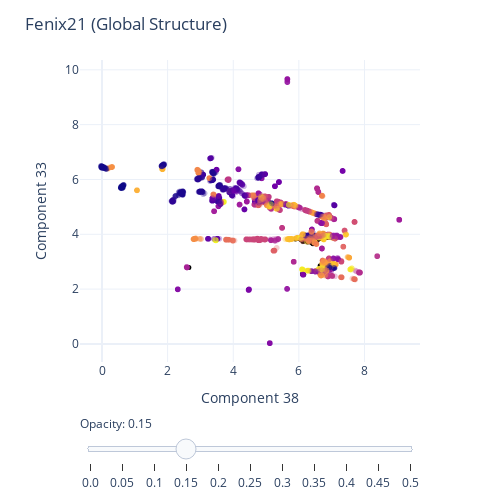

The cell this chart's notebook holds for it:
### Markdown cell above
### n dimensions

### Code cell
# Highest-importance features (set var to easily change vis)
dim1 = "Component 38" # 31 38
dim2 = "Component 33" # 13 33

# Plot the training points
fig = px.scatter(
    data_frame = train_df,
    x = dim1,
    y = dim2, 
    color = "KMeans Cluster",
    hover_data = ["taxon_id", "Target", "Media Cluster"],
    opacity = 0.3
) 

# Add the test points as a scatter trace
fig.add_trace(
    go.Scatter(
        x=test_df[dim1],  # x coordinates
        y=test_df[dim2],  # y coordinates
        mode='markers',
        marker=dict(
            color='black',  
            size=5,  
            opacity=1.0 
        ),
        text=test_df["taxon_id"]  # marker hover text
    )
)

# Opacity slider
steps = []
for i in range(11):  # 0 to 1 in steps of 0.1
    step = dict(
        method="restyle",
        args=[{"marker.opacity": [i/20]}, [0]],  # Adjust opacity of the first trace only
        label=str(i/20)
    )
    steps.append(step)
sliders = [dict(
    active=3,  # initial value corresponding to opacity=0.3
    currentvalue={"prefix": "Opacity: "},
    pad={"t": 50},
    steps=steps
)]

# Make pretty
fig.update_coloraxes(showscale=False)
fig.update_layout(
    sliders=sliders,
    title="Fenix21 (Global Structure)", # Local => limit axis ranges
    template="plotly_white",
    showlegend=False,
    width=500, 
    height=500 #auotfit?
)

#fig.update_yaxes(range=[2.25, 4.25])
#fig.update_xaxes(range=[2, 8])

fig.show()

### Figure 1 — Plotly figure (JSON) as saved in the notebook; plotly's stock layout.template omitted (floating-point values rounded to 4 significant figures; data arrays with more than 128 entries replaced by an {"elided": "..."} marker saying what was removed)
{"data": [{"customdata": {"elided": "8464x3 mixed values"}, "hovertemplate": "Component 38=%{x}<br>Component 33=%{y}<br>taxon_id=%{customdata[0]}<br>Target=%{customdata[1]}<br>Media Cluster=%{customdata[2]}<br>KMeans Cluster=%{marker.color}<extra></extra>", "legendgroup": "", "marker": {"color": {"elided": "8464 int values"}, "coloraxis": "coloraxis", "opacity": 0.3, "symbol": "circle"}, "mode": "markers", "name": "", "showlegend": false, "type": "scattergl", "x": {"elided": "8464 float values"}, "xaxis": "x", "y": {"elided": "8464 float values"}, "yaxis": "y"}, {"marker": {"color": "black", "opacity": 1, "size": 5}, "mode": "markers", "text": {"elided": "247 str values"}, "type": "scatter", "x": {"elided": "247 float values"}, "y": {"elided": "247 float values"}}], "layout": {"coloraxis": {"colorbar": {"title": {"text": "KMeans Cluster"}}, "colorscale": [[0, "#0d0887"], [0.1111, "#46039f"], [0.2222, "#7201a8"], [0.3333, "#9c179e"], [0.4444, "#bd3786"], [0.5556, "#d8576b"], [0.6667, "#ed7953"], [0.7778, "#fb9f3a"], [0.8889, "#fdca26"], [1, "#f0f921"]], "showscale": false}, "height": 500, "legend": {"tracegroupgap": 0}, "margin": {"t": 60}, "showlegend": false, "sliders": [{"active": 3, "currentvalue": {"prefix": "Opacity: "}, "pad": {"t": 50}, "steps": [{"args": [{"marker.opacity": [0]}, [0]], "label": "0.0", "method": "restyle"}, {"args": [{"marker.opacity": [0.05]}, [0]], "label": "0.05", "method": "restyle"}, {"args": [{"marker.opacity": [0.1]}, [0]], "label": "0.1", "method": "restyle"}, {"args": [{"marker.opacity": [0.15]}, [0]], "label": "0.15", "method": "restyle"}, {"args": [{"marker.opacity": [0.2]}, [0]], "label": "0.2", "method": "restyle"}, {"args": [{"marker.opacity": [0.25]}, [0]], "label": "0.25", "method": "restyle"}, {"args": [{"marker.opacity": [0.3]}, [0]], "label": "0.3", "method": "restyle"}, {"args": [{"marker.opacity": [0.35]}, [0]], "label": "0.35", "method": "restyle"}, {"args": [{"marker.opacity": [0.4]}, [0]], "label": "0.4", "method": "restyle"}, {"args": [{"marker.opacity": [0.45]}, [0]], "label": "0.45", "method": "restyle"}, {"args": [{"marker.opacity": [0.5]}, [0]], "label": "0.5", "method": "restyle"}]}], "title": {"text": "Fenix21 (Global Structure)"}, "width": 500, "xaxis": {"anchor": "y", "domain": [0, 1], "title": {"text": "Component 38"}}, "yaxis": {"anchor": "x", "domain": [0, 1], "title": {"text": "Component 33"}}}}
